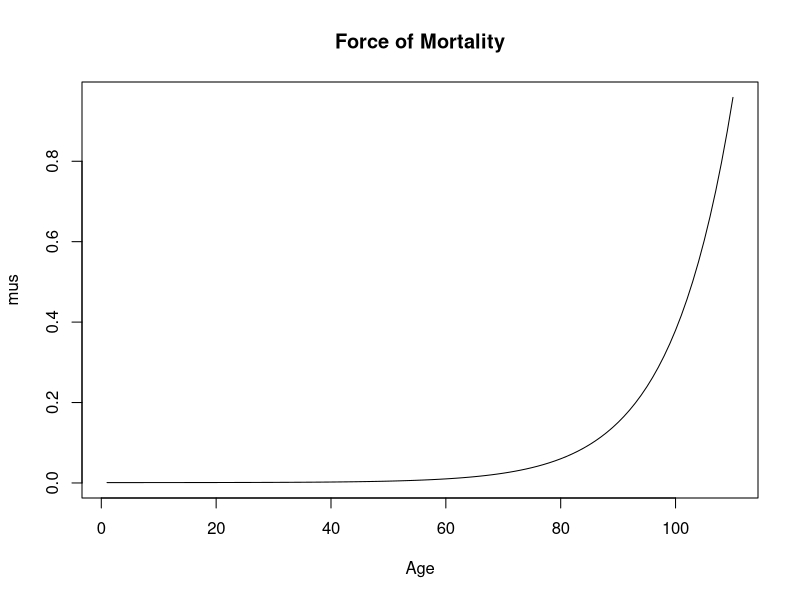
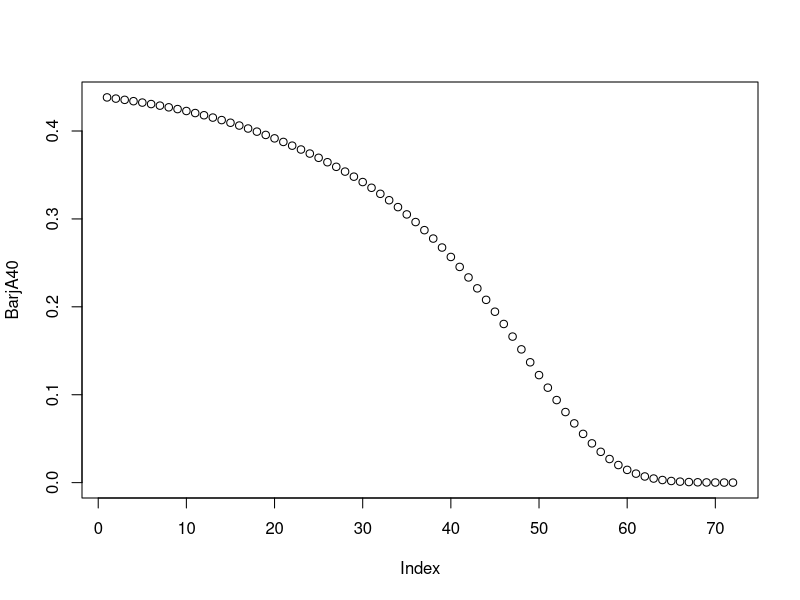
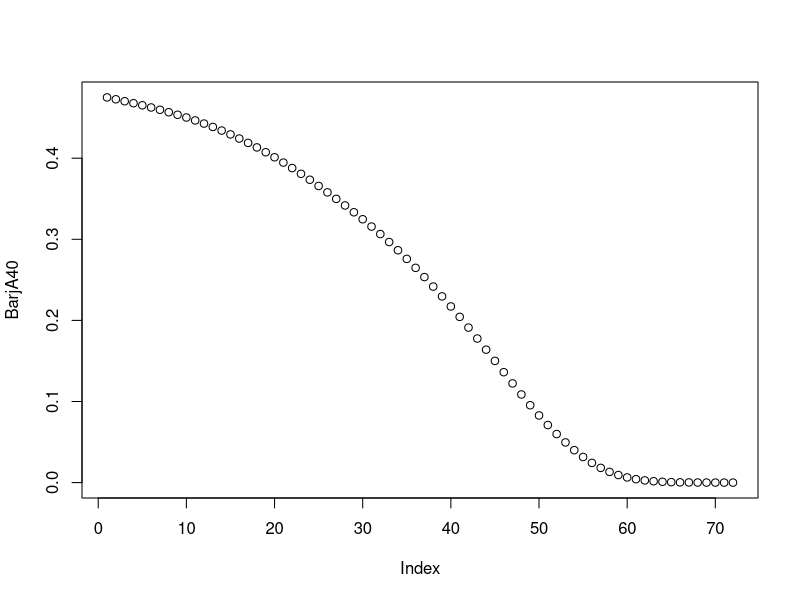

The R source for these figures, in order: (Note: this script raises an error after producing the figures.)
## ---- chunk 1
us_les <- read.csv("Data/CDCLifeExp.csv")
knitr::kable(us_les, align = "r", caption="Life Expectancies From 2017 U.S. National Vital Statistics")

## ---- chunk 2
S_0 <- function(t,A,B,c) { exp(- A * t - B * (exp(log(c)*t) - 1)/ log(c) )}
le <- function(age,A,B,c){
  S_x <- function(t){ S_0(age+t,A,B,c)/S_0(age,A,B,c)}
  res <- integrate(S_x,lower = 0, upper = (120-age))$value
  return(res)
}

le(20,0.001,0.0001,1.1)

tomin <- function(x){
  res <- 0
  for (i in 1:5){
    res <- res + (us_les[i,3] - le((i-1)*20,0.0001*(1+x[1]/100),0.000007*(1+x[2]/100),1.10*(1+x[3]/100)))^2
  }
  return(res)
}

library(pracma)
res <- fminsearch(tomin,c(0,0,0))

A_opt_mal <- 0.0001*(1+res$xmin[1]/100)
B_opt_mal <- 0.000007*(1+res$xmin[2]/100)
c_opt_mal <- 1.10*(1+res$xmin[3]/100)
le(0,A_opt_mal,B_opt_mal,c_opt_mal)
le(20,A_opt_mal,B_opt_mal,c_opt_mal)
le(40,A_opt_mal,B_opt_mal,c_opt_mal)
le(60,A_opt_mal,B_opt_mal,c_opt_mal)
le(80,A_opt_mal,B_opt_mal,c_opt_mal)
## ---- chunk 3
ages <- 1:110
mus <- A_opt_mal + B_opt_mal * exp(log(c_opt_mal) * ages)
plot(mus,type = "l", main = "Force of Mortality", xlab = "Age")
## ---- chunk 4
S_0(60,A_opt_mal,B_opt_mal,c_opt_mal) / S_0(20,A_opt_mal,B_opt_mal,c_opt_mal)
S_0(70,A_opt_mal,B_opt_mal,c_opt_mal) / S_0(20,A_opt_mal,B_opt_mal,c_opt_mal)
S_0(80,A_opt_mal,B_opt_mal,c_opt_mal) / S_0(20,A_opt_mal,B_opt_mal,c_opt_mal)

## ---- chunk 5
dat <- read.csv("Data/HMD_mx.csv")
#dat <- read.csv("../Data/HMD_mx.csv")
dat_2015_fem <- dat[dat$Year_start == 2015,-c(2,5,6)]
colnames(dat_2015_fem)[colnames(dat_2015_fem)=="Female"] <- "mx"
## ---- chunk 6
dat_2015_fem$qx <- 1-exp(-dat_2015_fem$mx)
## ---- chunk 7
l <- rep(0,length(dat_2015_fem$mx))
l[1] <- 1000000
for (i in 2:111){
  l[i] = l[i-1] * (1-dat_2015_fem[i-1,4])
}
dat_2015_fem$l <- l

knitr::kable(head(dat_2015_fem), align = "r", caption="Female Life Table")
## ---- chunk 8
i <- 0.02
v <- 1/(1+i)
## ---- chunk 9
Ax <- rep(0,length(dat_2015_fem$mx) + 1)
TwoAx <- rep(0,length(dat_2015_fem$mx) + 1)
Ax[112] <- v
TwoAx[112] <- v*v
for (i in 1:111){
  Ax[112-i]    = dat_2015_fem$qx[112-i] * v + (1-dat_2015_fem$qx[112-i]) * v * Ax[113-i]
  TwoAx[112-i] = dat_2015_fem$qx[112-i] * v * v + (1-dat_2015_fem$qx[112-i]) * v * v * TwoAx[113-i]
}
dat_2015_fem$Ax <- Ax[1:111]
dat_2015_fem$TwoAx <- TwoAx[1:111]
## ---- chunk 10
dat_2015_fem[41:46,]
## ---- chunk 11
A40_20_1 <- dat_2015_fem$l[61]/dat_2015_fem$l[41] * v^(20)
A40_20_1
A40_1_20 <- dat_2015_fem$Ax[41] - A40_20_1 * dat_2015_fem$Ax[61]
A40_1_20
A40_20 <- A40_20_1 + A40_1_20
A40_20
## ---- chunk 12
TwoA40_20_1 <- dat_2015_fem$l[61]/dat_2015_fem$l[41] * v^(20*2)
sqrt(TwoA40_20_1 - A40_20_1 * A40_20_1)
TwoA40_1_20 <- dat_2015_fem$TwoAx[41] -TwoA40_20_1 * dat_2015_fem$TwoAx[61]
sqrt(TwoA40_1_20 - A40_1_20 * A40_1_20)
TwoA40_20 <- TwoA40_20_1 + TwoA40_1_20
sqrt(TwoA40_20 - A40_20 * A40_20)
## ---- chunk 13
IA40 <- 0
for (j in 1:70){
  IA40 <- IA40 + j * dat_2015_fem$l[40+j]/dat_2015_fem$l[41] * dat_2015_fem$qx[40+j] * v^j
}
IA40 <- IA40 + dat_2015_fem$l[111]/dat_2015_fem$l[41] * (71 * dat_2015_fem$qx[111] * v^(71) + 72 * (1-dat_2015_fem$qx[111]) * v^(72))  
IA40
## ---- chunk 14
BarjA40 <- rep(0,72)
IA40_2 <- 0
for (j in 1:71){
  BarjA40[j] <- dat_2015_fem$l[40+j]/dat_2015_fem$l[41] * v^(j-1) * dat_2015_fem$Ax[40+j]
  IA40_2 <- IA40_2 + BarjA40[j]
}
BarjA40[72] <- dat_2015_fem$l[111]/dat_2015_fem$l[41] * (1 - dat_2015_fem$qx[111]) * v^(72) 
IA40_2 <- IA40_2 + BarjA40[72]
## ---- chunk 15
IA40_2
## ---- chunk 16
plot(BarjA40)
## ---- chunk 17
SecondMomIA <- 0
for (j in 1:70){
  SecondMomIA  <- SecondMomIA  + j * j * dat_2015_fem$l[40+j]/dat_2015_fem$l[41] * dat_2015_fem$qx[40+j] * v^(j*2)
}
SecondMomIA <- SecondMomIA + dat_2015_fem$l[111]/dat_2015_fem$l[41] * (71 * 71 * dat_2015_fem$qx[111] * v^(71*2) + 72 * 72 * (1-dat_2015_fem$qx[111]) * v^(72*2))  
## ---- chunk 18
sqrt(SecondMomIA - IA40 * IA40)
## ---- chunk 19
dat_2015_ma <- dat[dat$Year_start == 2015,-c(2,4,6)]
colnames(dat_2015_ma)[colnames(dat_2015_ma)=="Male"] <- "mx"
dat_2015_ma$qx <- 1-exp(-dat_2015_ma$mx)

l <- rep(0,length(dat_2015_ma$mx))
l[1] <- 1000000
for (i in 2:111){
  l[i] = l[i-1] * (1-dat_2015_ma[i-1,4])
}
dat_2015_ma$l <- l

Ax <- rep(0,length(dat_2015_ma$mx) + 1)
TwoAx <- rep(0,length(dat_2015_ma$mx) + 1)
Ax[112] <- v
TwoAx[112] <- v*v
for (i in 1:111){
  Ax[112-i]    = dat_2015_ma$qx[112-i] * v + (1-dat_2015_ma$qx[112-i]) * v * Ax[113-i]
  TwoAx[112-i] = dat_2015_ma$qx[112-i] * v * v + (1-dat_2015_ma$qx[112-i]) * v * v * TwoAx[113-i]
}
dat_2015_ma$Ax <- Ax[1:111]
dat_2015_ma$TwoAx <- TwoAx[1:111]

dat_2015_ma[41:61,]

A40_20_1 <- dat_2015_ma$l[61]/dat_2015_ma$l[41] * v^(20)
A40_20_1
A40_1_20 <- dat_2015_ma$Ax[41] - A40_20_1 * dat_2015_ma$Ax[61]
A40_1_20
A40_20 <- A40_20_1 + A40_1_20
A40_20

TwoA40_20_1 <- dat_2015_ma$l[61]/dat_2015_ma$l[41] * v^(20*2)
sqrt(TwoA40_20_1 - A40_20_1 * A40_20_1)
TwoA40_1_20 <- dat_2015_ma$TwoAx[41] -TwoA40_20_1 * dat_2015_ma$TwoAx[61]
sqrt(TwoA40_1_20 - A40_1_20 * A40_1_20)
TwoA40_20 <- TwoA40_20_1 + TwoA40_1_20
sqrt(TwoA40_20 - A40_20 * A40_20)

IA40 <- 0
for (j in 1:70){
  IA40 <- IA40 + j * dat_2015_ma$l[40+j]/dat_2015_ma$l[41] * dat_2015_ma$qx[40+j] * v^j
}
IA40 <- IA40 + dat_2015_ma$l[111]/dat_2015_ma$l[41] * (71 * dat_2015_ma$qx[111] * v^(71) + 72 * (1-dat_2015_ma$qx[111]) * v^(72))  
IA40

BarjA40 <- rep(0,72)
IA40_2 <- 0
for (j in 1:71){
  BarjA40[j] <- dat_2015_ma$l[40+j]/dat_2015_ma$l[41] * v^(j-1) * dat_2015_ma$Ax[40+j]
  IA40_2 <- IA40_2 + BarjA40[j]
}
BarjA40[72] <- dat_2015_ma$l[111]/dat_2015_ma$l[41] * (1 - dat_2015_ma$qx[111]) * v^(72) 
IA40_2 <- IA40_2 + BarjA40[72]
IA40_2

plot(BarjA40)

SecondMomIA <- 0
for (j in 1:70){
  SecondMomIA  <- SecondMomIA  + j * j * dat_2015_ma$l[40+j]/dat_2015_ma$l[41] * dat_2015_ma$qx[40+j] * v^(j*2)
}
SecondMomIA <- SecondMomIA + dat_2015_ma$l[111]/dat_2015_ma$l[41] * (71 * 71 * dat_2015_ma$qx[111] * v^(71*2) + 72 * 72 * (1-dat_2015_ma$qx[111]) * v^(72*2))  
sqrt(SecondMomIA - IA40 * IA40)
## ---- chunk 20

CanadianSelUlt <- read.csv("Data/CanadianFemaleSelectRead.csv", stringsAsFactors = FALSE)

temp <- CanadianSelUlt[131:201,1:2]
temp1 <- as.matrix(temp)
CanadianUlt50 <- matrix(as.numeric(temp1), ncol=2)
colnames(CanadianUlt50) <- c("Age", "qx_Ult")
rownames(CanadianUlt50) <- NULL

tempSel <- CanadianSelUlt[51:81,]
tempSel1 <- as.matrix(tempSel)

CanadianSel50 <- matrix(as.numeric(tempSel1), ncol=ncol(tempSel))
rownames(CanadianSel50) <- NULL

CanadianSel50.toUlt <- matrix(1, nrow = nrow(CanadianSel50), ncol = 120-50+1)
CanadianSel50.toUlt[1:nrow(CanadianSel50),1:ncol(CanadianSel50)] <- CanadianSel50

for (irow in (1:nrow(CanadianSel50)) ){
for (icol in (1: (120-50-15-irow)) ){
  CanadianSel50.toUlt[irow,1+15+icol ] <- CanadianUlt50[irow+14+icol,2]
   }
}

#  Actuarial Present Value Calculations
APV.Ult <- function(xage, q.x, int=0.00){
  v = 1/(1+int)
  num = length(xage)
  A.x <- 0*xage -> add.x -> e.x
  A.x[num] = v*q.x[num]
  add.x[num] = 1 + (1-q.x[num])/(int + 1e-12)
  e.x[num] = 1-q.x[num]
  for (i in 1:(num-1)){
    A.x[num-i] = v*q.x[num-i] + v*(1-q.x[num-i])*A.x[num-i+1]
    add.x[num-i] = 1 + v*(1-q.x[num-i])*add.x[num-i+1] 
    e.x[num-i] =  (1-q.x[num-i])*(1+e.x[num-i+1])
    }
  tablelife <- cbind(xage,q.x,A.x,add.x,e.x)
  return(tablelife)
}
AxUlt04 <- APV.Ult(xage= CanadianUlt50[,1], q.x=CanadianUlt50[,2], int=0.04)[,3]
AxUlt04.5065 <- AxUlt04[1:16]
AxUlt02 <- APV.Ult(xage= CanadianUlt50[,1], q.x=CanadianUlt50[,2], int=0.02)[,3]
AxUlt02.5065 <- AxUlt02[1:16]

#  Actuarial Present Value Calculations

APV.Sel <- function(int=0.00){
AxSel04 <- rep(0, 16)
  v = 1/(1+int)
for (iage in 1:16){
#iage =2
  AxSel04[iage] =  v*CanadianSel50.toUlt[iage, 2]
kpx = 1
  for (k in 1:(ncol(CanadianSel50.toUlt)-2)) {
    kpx = kpx*(1-CanadianSel50.toUlt[iage, k+1])
   AxSel04[iage] =  AxSel04[iage] + v**(k+1)*kpx*CanadianSel50.toUlt[iage, k+2]
  }
}
return(AxSel04)
}
AxSel04 <- APV.Sel(int=0.04)
AxSel02 <- APV.Sel(int=0.02)

Age1 <- c("50", "51", "52", "53", "54", "55", "56", "57")
Age2 <- c("58", "59", "60", "61", "62", "63", "64", "65")

Ratio04Sel.Ult <- AxSel04/AxUlt04.5065
OutPartA <- rbind(50:57, AxSel04[1:8],  AxUlt04.5065[1:8],  Ratio04Sel.Ult[1:8], 
                  58:65, AxSel04[9:16], AxUlt04.5065[9:16], Ratio04Sel.Ult[9:16] )
OutPartA1 <- round(OutPartA, digits = 4)
OutPartA1[1,] <- Age1
OutPartA1[5,] <- Age2
rownames(OutPartA1) <- c(
  "Age",  "Select2 and Ultimate, i=4%", "Ultimate, i=4%","Ratio", 
  "Age",  "Select and Ultimate, i=4%", "Ultimate, i=4%", "Ratio")
#knitr::kable(OutPartA1, align = "r", caption="Select and Ultimate Female Canadian APVs")

Ratio02Sel.Ult <- AxSel02/AxUlt02.5065
OutPartB <- rbind(50:57, AxSel02[1:8],  AxUlt02.5065[1:8],  Ratio02Sel.Ult[1:8], 
                  58:65, AxSel02[9:16], AxUlt02.5065[9:16], Ratio02Sel.Ult[9:16] )
OutPartB1 <- round(OutPartB, digits = 4)
OutPartB1[1,] <- Age1
OutPartB1[5,] <- Age2
rownames(OutPartB1) <- c(
  "Age",  "Select and Ultimate, i=2%", "Ultimate, i=2%","Ratio", 
  "Age",  "Select and Ultimate, i=2%", "Ultimate, i=2%", "Ratio")
#knitr::kable(OutPartB1, align = "r", caption="Select and Ultimate Female Canadian APVs")


## ---- chunk 21

Age <- 50:65
dataf <- data.frame(cbind(Age , AxSel04,AxSel02, AxUlt04.5065, AxUlt02.5065 ))

ggplot(dataf,aes(x=Age, y=AxSel04)) + theme_bw() +
  geom_line(aes(y = AxSel04), color = 1, linetype=4, size = 2) +
  geom_line(aes(y = AxSel02), color = 1, linetype=1, size = 2) +
  geom_line(aes(y = AxUlt04.5065), color = 2, linetype=2, size = 2 ) + 
  geom_line(aes(y = AxUlt02.5065), color = 3, linetype=3 , size = 2) + 
  xlab("Age") + ylab(expression(A[x])) +
  annotate("text", x=55, y=0.36, size=4, label = "Interest = 4%") +
  annotate("text", x=55, y=0.6, size=4, label = "Interest = 2%") 

## ---- chunk 22
knitr::kable(OutPartA1, align = "r", caption="Comparison of Life Insurance APVs, Interest is 4%")
## ---- chunk 23
knitr::kable(OutPartB1, align = "r", caption="Comparison of Life Insurance APVs, Interest is 2%")
## ---- chunk 24
library(data.table)
library(survival)
# Read in Revised Data
DogMortA <- read.csv("Data/DogSurvivalData1.csv")
DogMort <- DogMortA[,-1]
DogMort$dateBirth <- as.Date(DogMort$dateBirth, "%Y-%m-%d") 
DogMort$dateDeath <- as.Date(DogMort$dateDeath, "%Y-%m-%d")
DogMort$AgeAtDeath <- (as.numeric(DogMort$dateDeath) - as.numeric(DogMort$dateBirth))/365.25
DogTerr <- subset(DogMort, Breed == "Jack Russell Terrier")
DogGShep <- subset(DogMort, Breed == "German Shepherd Dog")

fitTerr <- survfit(Surv(AgeAtDeath) ~ 1, data=DogTerr)
fitGShep <- survfit(Surv(AgeAtDeath) ~ 1, data=DogGShep)
## ---- chunk 25
seqA1 <- 0:20
seqA2 <- seqA1 + 1
qxTerrA  <- (summary(fitTerr,  time = seqA1)$surv -   summary(fitTerr,  time = seqA2)$surv)   /summary(fitTerr,  time = seqA1)$surv
qxGShepA <- (summary(fitGShep, time = seqA1)$surv - c(summary(fitGShep, time = seqA2)$surv,0))/summary(fitGShep, time = seqA1)$surv
plot(seqA1,qxTerrA, xlab = "Age", ylab = expression(q[x]))
lines(0:16, qxGShepA, col = "blue")
## ---- chunk 26
seqB1 <- seq(from = 0, to = 20, by = 0.25)
seqB2 <- seqB1 + 0.25
qxTerrB  <- (summary(fitTerr,  time = seqB1)$surv -   summary(fitTerr,  time = seqB2)$surv)   /summary(fitTerr,  time = seqB1)$surv
qxGShepB <- (summary(fitGShep, time = seqB1)$surv - c(summary(fitGShep, time = seqB2)$surv,0))/summary(fitGShep, time = seqB1)$surv
plot(seqB1,qxTerrB, xlab = "Age", ylab = expression(q[x]))
lines(seqB1[1:67], qxGShepB, col = "blue")
## ---- chunk 27
seqC1 <- seq(from = 0, to = 20, by = 2)
seqC2 <- seqC1 + 2
qxTerrC  <- (summary(fitTerr,  time = seqC1)$surv - c(summary(fitTerr,  time = seqC2)$surv,0))/summary(fitTerr,  time = seqC1)$surv
qxGShepC <- (summary(fitGShep, time = seqC1)$surv - c(summary(fitGShep, time = seqC2)$surv,0))/summary(fitGShep, time = seqC1)$surv
plot(seqC1,qxTerrC, xlab = "Age", ylab = expression(q[x]))
lines(seqC1[1:9], qxGShepC, col = "blue")
## ---- chunk 28
DogAnn <- function(x=x, q.x=qx){
  Term <- length(q.x) - (x+1)
  kpx <- 1 
  APV  <- 0 
 if (Term>0){ for(k in 0:(Term-1)){ 
    if (k>1) {kpx <- kpx*(1-q.x[x+1+k])}
    APV  <- APV  + kpx *  (1/1.03)^k   *1.11^k *458
    }}
 return(APV)
  }
DogAnn(x=2, q.x=qxTerrA)
DogAnn(x=5, q.x=qxTerrA)
DogAnn(x=12, q.x=qxTerrA)
DogAnn(x=2, q.x=qxGShepA)
DogAnn(x=5, q.x=qxGShepA)
DogAnn(x=12, q.x=qxGShepA)

